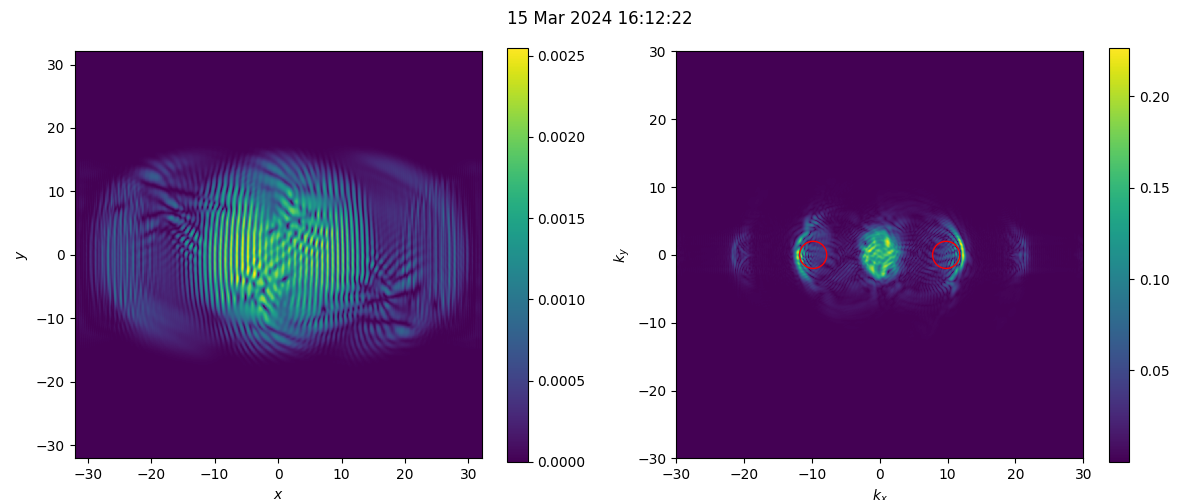

Python code for this plot:
from datetime import datetime
from torchgpe.bec2D import Gas
from torchgpe.bec2D.potentials import Contact, Trap, Lattice
from torchgpe.utils import parse_config

import numpy as np
import torch
import matplotlib.pyplot as plt 
from matplotlib import ticker
from scipy.constants import hbar, codata
from tqdm.auto import tqdm
import scipy.constants as spconsts

def plot_bec(a, lat):
    fig, ax = plt.subplots(1, 2, figsize=(12, 5))

    im0 = ax[0].pcolormesh(a.X.cpu(), a.Y.cpu(), (torch.abs(a.psi)**2).cpu(), vmin=0, shading='auto')
    ax[0].set_xlabel(r"$x$")
    ax[0].set_ylabel(r"$y$")
    plt.colorbar(im0, ax=ax[0], orientation='vertical')

    im = ax[1].pcolormesh(a.Kx.cpu(), a.Ky.cpu(), torch.abs(a.psik).cpu(), shading='auto')
    ax[1].set_ylim([-30, 30])
    ax[1].set_xlim([-30, 30])
    ax[1].set_ylabel(r"$k_y$")
    ax[1].set_xlabel(r"$k_x$")
    k2 = 2*2*np.pi*(a.adim_length/lat.lam) #adimentionalized 2k vector
    circle1=plt.Circle((k2, 0),2, fill=False, edgecolor='red')
    circle2=plt.Circle((-k2, 0),2, fill=False, edgecolor='red')
    ax[1].add_patch(circle1)
    ax[1].add_patch(circle2)

    plt.colorbar(im, ax=ax[1], orientation='vertical')
    ax[0].set_aspect("equal")
    ax[1].set_aspect("equal")

    plt.suptitle(datetime.now().strftime("%d %b %Y %H:%M:%S"))
    fig.tight_layout()
    plt.savefig("raman_nath.png")

if __name__ == "__main__":
    config = parse_config("configuration.yaml")
    np.random.seed(config["random_seed"])
    torch.manual_seed(config["random_seed"])

    contact = Contact()
    trap = Trap(**config["potentials"]["trap"])

    bec = Gas(**config["gas"], float_dtype=torch.float32, complex_dtype=torch.complex64)
    bec.psi = torch.exp(-(bec.X**2 + bec.Y**2)/(2*(config["initial_wavefunction"]["gaussian_sigma"] / bec.adim_length)**2))
    bec.ground_state([trap, contact], callbacks=[], **config["propagation"]["imaginary_time"])

    #Apply pulse of TP for 15 us and 10 Erecoil lattice
    lattice = Lattice(V0 = 10, lam=1e-6)
    bec.propagate(final_time=0.000015, time_step=config["propagation"]["real_time"]["time_step"], potentials=[trap, contact, lattice], callbacks=[])
    #Time evolution after the pulse
    bec.propagate(final_time=0.0014, time_step=config["propagation"]["real_time"]["time_step"], potentials=[contact], callbacks=[])

    plot_bec(bec, lattice)
